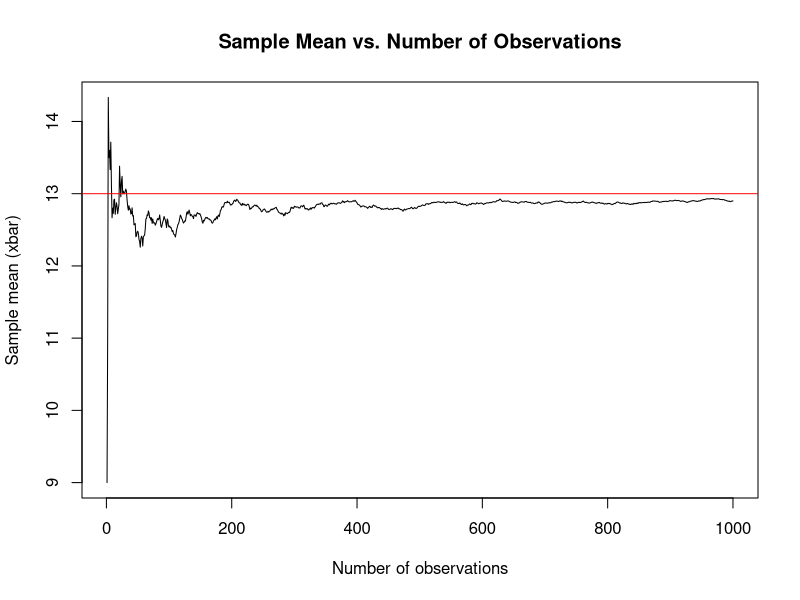
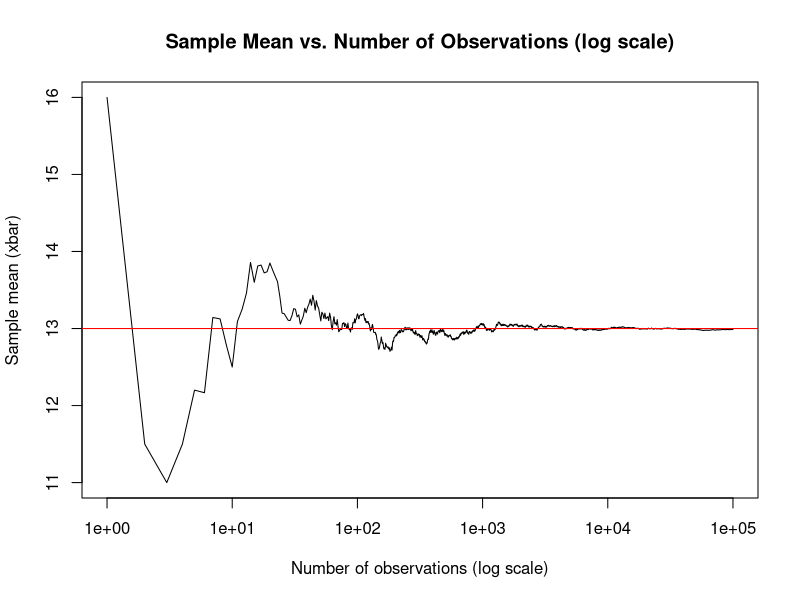
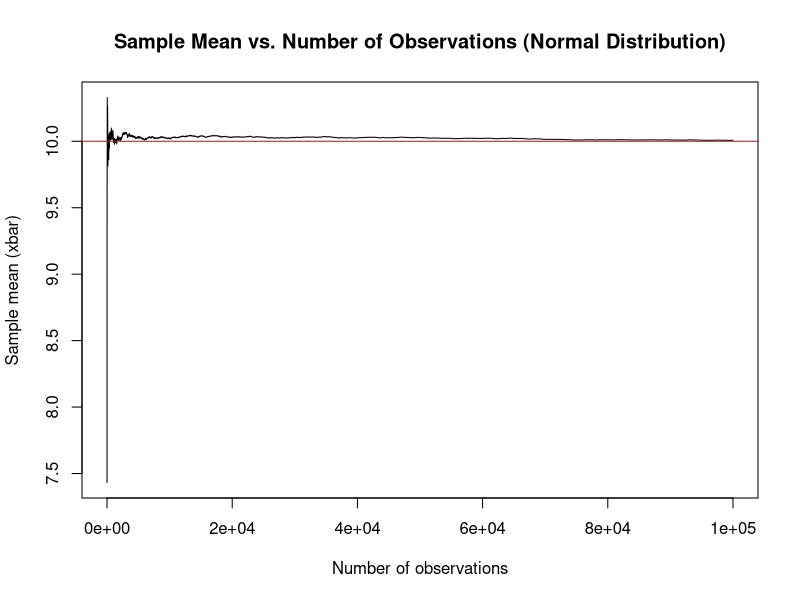
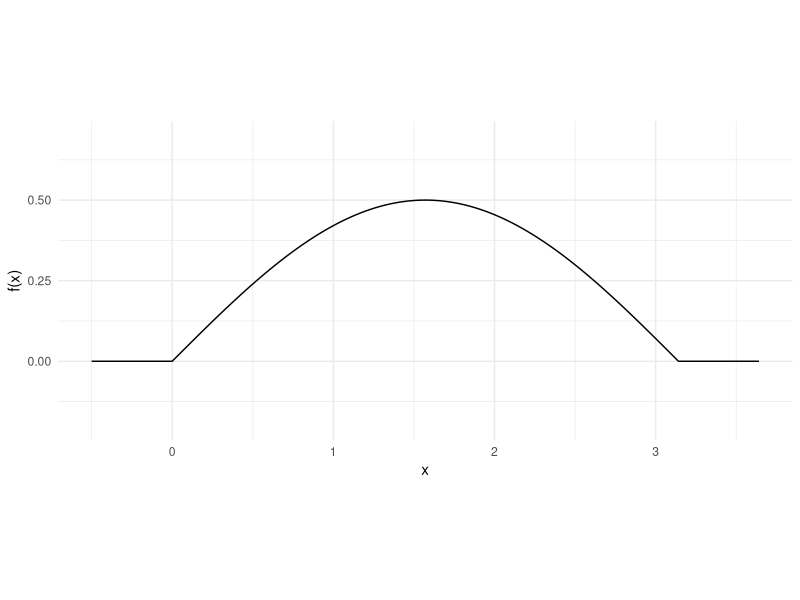
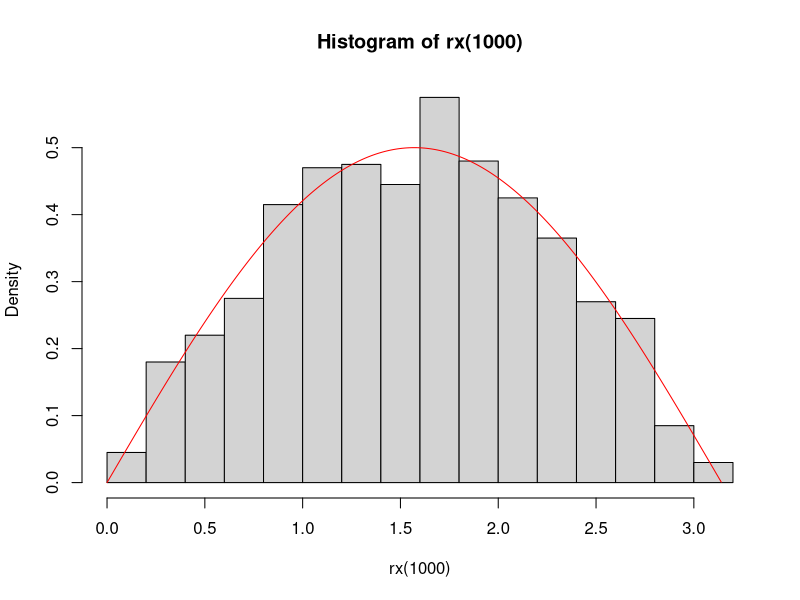

Reproduce these figures in R, in order.
## ---- chunk 1
knitr::opts_chunk$set(echo=T,eval=T,message=F,warning=F,fig.align='center')
library(tidyverse)
## ---- chunk 2
# Monte Carlo simulation for average distance between two points in a box

n_simulations <- 100000
total_distance <- 0

for (i in 1:n_simulations) {
  x1 <- runif(1, 0, 5)
  y1 <- runif(1, 0, 10)
  x2 <- runif(1, 0, 5)
  y2 <- runif(1, 0, 10)
  z1 <- runif(1, 0, 20)
  z2 <- runif(1, 0, 20)
  
  distance <- sqrt((x2 - x1)^2 + (y2 - y1)^2 + (z2 - z1)^2)
  total_distance <- total_distance + distance
}

average_distance <- total_distance / n_simulations
average_distance
## ---- chunk 3
# Monte Carlo simulation for average area of triangle on a circle

n_simulations <- 100000
total_area <- 0

for (i in 1:n_simulations) {
  theta1 <- runif(1, 0, 2 * pi)
  theta2 <- runif(1, 0, 2 * pi)
  theta3 <- runif(1, 0, 2 * pi)
  
  x1 <- cos(theta1)
  y1 <- sin(theta1)
  x2 <- cos(theta2)
  y2 <- sin(theta2)
  x3 <- cos(theta3)
  y3 <- sin(theta3)
  
  area <- 0.5 * abs(x1 * (y2 - y3) + x2 * (y3 - y1) + x3 * (y1 - y2))
  total_area <- total_area + area
}

average_area <- total_area / n_simulations
average_area
## ---- chunk 4
# Monte Carlo simulation for average perimeter of triangle on a circle

n_simulations <- 100000
total_perimeter <- 0

for (i in 1:n_simulations) {
  theta1 <- runif(1, 0, 2 * pi)
  theta2 <- runif(1, 0, 2 * pi)
  theta3 <- runif(1, 0, 2 * pi)
  
  x1 <- cos(theta1)
  y1 <- sin(theta1)
  x2 <- cos(theta2)
  y2 <- sin(theta2)
  x3 <- cos(theta3)
  y3 <- sin(theta3)
  
  distance1 <- sqrt((x2 - x1)^2 + (y2 - y1)^2)
  distance2 <- sqrt((x3 - x2)^2 + (y3 - y2)^2)
  distance3 <- sqrt((x1 - x3)^2 + (y1 - y3)^2)
  
  perimeter <- distance1 + distance2 + distance3
  total_perimeter <- total_perimeter + perimeter
}

average_perimeter <- total_perimeter / n_simulations
average_perimeter
## ---- chunk 5
# Monte Carlo simulation for average distance between two points

n_simulations <- 100000
total_distance <- 0

for (i in 1:n_simulations) {
  x1 <- rnorm(1, 0, 1)
  y1 <- rnorm(1, 0, 1)
  x2 <- rnorm(1, 0, 1)
  y2 <- rnorm(1, 0, 1)
  
  distance <- sqrt((x2 - x1)^2 + (y2 - y1)^2)
  total_distance <- total_distance + distance
}

average_distance <- total_distance / n_simulations
average_distance
## ---- chunk 6
# Generate data
lambda <- 13
N <- 1000
n <- 1:N
x <- rpois(N, lambda)
data <- data.frame(n, x)
## ---- chunk 7
# Compute cumulative mean
data$xbar <- cumsum(data$x) / n
## ---- chunk 8
# Plot
plot(data$n, data$xbar, type = "l", xlab = "Number of observations", ylab = "Sample mean (xbar)", 
     main = "Sample Mean vs. Number of Observations")
abline(h = lambda, col = "red")
## ---- chunk 9
# Generate data with 100,000 simulations
N <- 100000
n <- 1:N
x <- rpois(N, lambda)
data <- data.frame(n, x)
data$xbar <- cumsum(data$x) / n

# Plot with log-scale x-axis
plot(data$n, data$xbar, type = "l", xlab = "Number of observations (log scale)", ylab = "Sample mean (xbar)", 
     main = "Sample Mean vs. Number of Observations (log scale)", log = "x")
abline(h = lambda, col = "red")
## ---- chunk 10
# New random variable: Normal distribution
mean_normal <- 10
sd_normal <- 3
x_normal <- rnorm(N, mean_normal, sd_normal)
data_normal <- data.frame(n, x_normal)
data_normal$xbar <- cumsum(data_normal$x_normal) / n

# Plot for the normal distribution
plot(data_normal$n, data_normal$xbar, type = "l", xlab = "Number of observations", ylab = "Sample mean (xbar)", 
     main = "Sample Mean vs. Number of Observations (Normal Distribution)")
abline(h = mean_normal, col = "red")
## ---- chunk 11
# The scoring function is provided for you. 
# You can feed it a single width or a vector of widths
score <- function(width){
  scores <- rep(0, length(width))
  scores[width<=241] <- width[width<=241]/241*100 
  return(mean(scores))
}
## ---- chunk 12
# Part A

# Given parameters
mean_billy <- 80
sd_billy <- 0.5

# Using Monte Carlo simulation to estimate total width
simulations <- 10000
billy_widths <- rnorm(simulations, mean_billy, sd_billy)
total_width <- sum(billy_widths)
expected_total_width <- mean(billy_widths * 3)
std_dev_total_width <- sd(billy_widths * 3)

expected_total_width
std_dev_total_width
## ---- chunk 13
# Part B

# Probability of fitting 3 Billys
prob_fit <- sum(billy_widths * 3 <= 241) / simulations
prob_fit
## ---- chunk 14
# Part C

# Finding the width for 99% surety
width_99_percent <- quantile(billy_widths * 3, 0.99)
width_99_percent
## ---- chunk 15
# Part D

# Given parameters for Goat and Gruff
mean_goat <- 79
sd_goat <- 0.25
mean_gruff <- 81
sd_gruff <- 0.6

# Monte Carlo simulation for Goat and Gruff
goat_widths <- rnorm(simulations, mean_goat, sd_goat)
gruff_widths <- rnorm(simulations, mean_gruff, sd_gruff)

# Total width for Billy, Goat, and Gruff
total_width_all <- billy_widths + goat_widths + gruff_widths

# Probability of fitting all three
prob_fit_all <- sum(total_width_all <= 241) / simulations
prob_fit_all
## ---- chunk 16
# Part E

# Calculate scores for different combinations
score_billy <- score(billy_widths)
score_goat <- score(goat_widths)
score_gruff <- score(gruff_widths)

# Find the combination with the highest expected score
expected_scores <- c()
for (i in 1:length(billy_widths)) {
  total_width <- billy_widths[i] + goat_widths[i] + gruff_widths[i]
  if (total_width <= 241) {
    expected_scores[i] <- total_width / 241 * 100
  } else {
    expected_scores[i] <- 0
  }
}
highest_expected_score <- mean(expected_scores)
highest_expected_score
## ---- chunk 17
# here we define a *vectorized* function to evaluate the density of X
pdf_x = function(x) {
  # ifelse is like a function version of an if statement.
  # We use it here to ensure that pdf_x can operate directly on vectors.
  return(ifelse(0<=x & x<=pi , .5*sin(x) , 0 ))
}

# showing the PDF in a plot
ggplot() + geom_function(fun=pdf_x, n=10001) + 
  coord_fixed(ratio=2) + theme_minimal() + 
  xlim(c(-.5,pi+.5)) + ylim(-.2,.7) + labs(x="x", y="f(x)")
## ---- chunk 18
# Define the inverse CDF function
inverse_CDF <- function(x) {
  return(acos(1 - 2 * x))
}
## ---- chunk 19
# complete the function
rx = function(n) {
  # TODO: code goes here
  # Generate n samples from a uniform distribution between 0 and 1
  u <- runif(n)
  # Apply the inverse CDF to transform the samples
  return(inverse_CDF(u))
}

# The histogram should look like the PDF we plotted above.
# Un-comment the following lines of code and check it looks correct

hist(rx(1000), probability=TRUE)
lines(x=seq(0,pi,.01), y=pdf_x(seq(0,pi,.01)), col='red')
